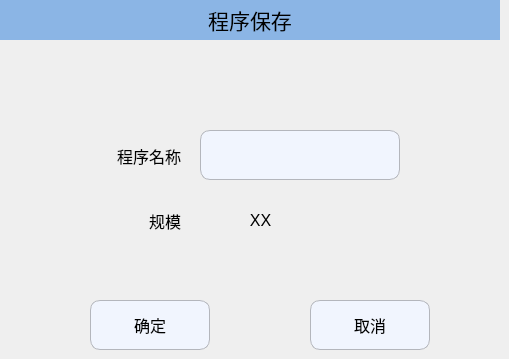
   <widget class="QWidget" name="page_2">
    <widget class="QLabel" name="label_14">
     <property name="geometry">
      <rect>
       <x>230</x>
       <y>60</y>
       <width>40</width>
       <height>40</height>
      </rect>
     </property>
     <property name="minimumSize">
      <size>
       <width>40</width>
       <height>40</height>
      </size>
     </property>
     <property name="maximumSize">
      <size>
       <width>40</width>
       <height>40</height>
      </size>
     </property>
     <property name="text">
      <string/>
     </property>
     <property name="pixmap">
      <pixmap resource="../resource.qrc">:/RunPage/runpage_images/alarm.png</pixmap>
     </property>
    </widget>
    <widget class="QLabel" name="label_15">
     <property name="geometry">
      <rect>
       <x>80</x>
       <y>140</y>
       <width>101</width>
       <height>31</height>
      </rect>
     </property>
     <property name="font">
      <font>
       <pointsize>12</pointsize>
      </font>
     </property>
     <property name="text">
      <string>程序名称</string>
     </property>
     <property name="alignment">
      <set>Qt::AlignRight|Qt::AlignTrailing|Qt::AlignVCenter</set>
     </property>
    </widget>
    <widget class="QLabel" name="label_16">
     <property name="geometry">
      <rect>
       <x>0</x>
       <y>0</y>
       <width>500</width>
       <height>40</height>
      </rect>
     </property>
     <property name="minimumSize">
      <size>
       <width>500</width>
       <height>40</height>
      </size>
     </property>
     <property name="maximumSize">
      <size>
       <width>500</width>
       <height>30</height>
      </size>
     </property>
     <property name="font">
      <font>
       <pointsize>16</pointsize>
      </font>
     </property>
     <property name="styleSheet">
      <string notr="true">QLabel{background-color:#8BB5E5;}</string>
     </property>
     <property name="text">
      <string>程序保存</string>
     </property>
     <property name="alignment">
      <set>Qt::AlignCenter</set>
     </property>
    </widget>
    <widget class="QLabel" name="label_17">
     <property name="geometry">
      <rect>
       <x>100</x>
       <y>200</y>
       <width>81</width>
       <height>41</height>
      </rect>
     </property>
     <property name="font">
      <font>
       <pointsize>12</pointsize>
      </font>
     </property>
     <property name="text">
      <string>规模</string>
     </property>
     <property name="alignment">
      <set>Qt::AlignRight|Qt::AlignTrailing|Qt::AlignVCenter</set>
     </property>
    </widget>
    <widget class="QPushButton" name="Btn_progSaveCancel">
     <property name="geometry">
      <rect>
       <x>310</x>
       <y>300</y>
       <width>120</width>
       <height>50</height>
      </rect>
     </property>
     <property name="minimumSize">
      <size>
       <width>120</width>
       <height>50</height>
      </size>
     </property>
     <property name="maximumSize">
      <size>
       <width>120</width>
       <height>50</height>
      </size>
     </property>
     <property name="font">
      <font>
       <pointsize>12</pointsize>
      </font>
     </property>
     <property name="styleSheet">
      <string notr="true">QPushButton
{
    background-color:#F1F5FE;
    border-style:solid; /*边框风格*/
    border-width:1px;/*边框宽度*/
    border-color:#B4B6BC; /*边框颜色*/
    border-radius:10px; /*边框倒角*/
}
QPushButton:pressed
{
    border-style:outset; /*边框风格*/
    background-color:qlineargradient(x1: 0, y1: 0, x2: 0, y2: 1, stop:0 #00befa, stop: 1 #0160ea);/*背景色*/
    border-width:1px;/*边框宽度*/
    border-color:#0055ff; /*边框颜色*/
    border-radius:10px; /*边框倒角*/
}</string>
     </property>
     <property name="text">
      <string>取消</string>
     </property>
     <property name="icon">
      <iconset resource="../resource.qrc">
       <normaloff>:/ManualPage/manualpage_images/cancel.png</normaloff>:/ManualPage/manualpage_images/cancel.png</iconset>
     </property>
     <property name="iconSize">
      <size>
       <width>30</width>
       <height>30</height>
      </size>
     </property>
    </widget>
    <widget class="QLabel" name="label_scale">
     <property name="geometry">
      <rect>
       <x>200</x>
       <y>200</y>
       <width>121</width>
       <height>41</height>
      </rect>
     </property>
     <property name="font">
      <font>
       <pointsize>12</pointsize>
      </font>
     </property>
     <property name="text">
      <string>XX</string>
     </property>
     <property name="alignment">
      <set>Qt::AlignCenter</set>
     </property>
    </widget>
    <widget class="QPushButton" name="Btn_progSaveOK">
     <property name="geometry">
      <rect>
       <x>90</x>
       <y>300</y>
       <width>120</width>
       <height>50</height>
      </rect>
     </property>
     <property name="minimumSize">
      <size>
       <width>120</width>
       <height>50</height>
      </size>
     </property>
     <property name="maximumSize">
      <size>
       <width>120</width>
       <height>50</height>
      </size>
     </property>
     <property name="font">
      <font>
       <pointsize>12</pointsize>
      </font>
     </property>
     <property name="styleSheet">
      <string notr="true">QPushButton
{
    background-color:#F1F5FE;
    border-style:solid; /*边框风格*/
    border-width:1px;/*边框宽度*/
    border-color:#B4B6BC; /*边框颜色*/
    border-radius:10px; /*边框倒角*/
}
QPushButton:pressed
{
    border-style:outset; /*边框风格*/
    background-color:qlineargradient(x1: 0, y1: 0, x2: 0, y2: 1, stop:0 #00befa, stop: 1 #0160ea);/*背景色*/
    border-width:1px;/*边框宽度*/
    border-color:#0055ff; /*边框颜色*/
    border-radius:10px; /*边框倒角*/
}</string>
     </property>
     <property name="text">
      <string>确定</string>
     </property>
     <property name="icon">
      <iconset resource="../resource.qrc">
       <normaloff>:/ManualPage/manualpage_images/ok.png</normaloff>:/ManualPage/manualpage_images/ok.png</iconset>
     </property>
     <property name="iconSize">
      <size>
       <width>40</width>
       <height>40</height>
      </size>
     </property>
    </widget>
    <widget class="QLineEdit" name="Edit_progName">
     <property name="geometry">
      <rect>
       <x>200</x>
       <y>130</y>
       <width>200</width>
       <height>50</height>
      </rect>
     </property>
     <property name="minimumSize">
      <size>
       <width>200</width>
       <height>50</height>
      </size>
     </property>
     <property name="maximumSize">
      <size>
       <width>200</width>
       <height>50</height>
      </size>
     </property>
     <property name="font">
      <font>
       <pointsize>14</pointsize>
      </font>
     </property>
     <property name="styleSheet">
      <string notr="true">QLineEdit
{
    background-color:#F1F5FE;
    border-style:solid; /*边框风格*/
    border-width:1px;/*边框宽度*/
    border-color:#B4B6BC; /*边框颜色*/
    border-radius:10px; /*边框倒角*/
}</string>
     </property>
     <property name="echoMode">
      <enum>QLineEdit::Normal</enum>
     </property>
     <property name="alignment">
      <set>Qt::AlignCenter</set>
     </property>
    </widget>
   </widget>
